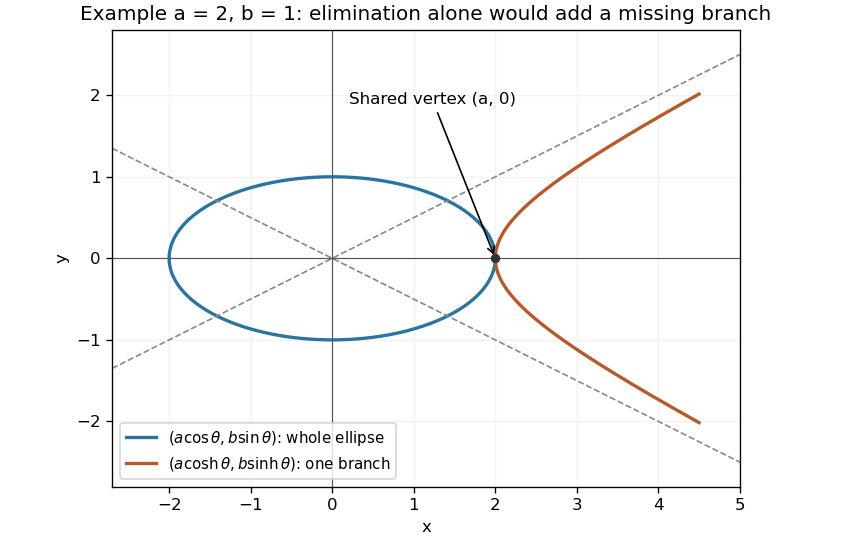

Source code (Python):
"""Original ellipse and the single real hyperbolic-parametrization branch."""
from pathlib import Path
import numpy as np
import matplotlib.pyplot as plt

a,b=2.,1.
angle=np.linspace(0,2*np.pi,900);hyper=np.linspace(-1.45,1.45,900)
fig,ax=plt.subplots(figsize=(7.1,4.5),layout="constrained")
ax.plot(a*np.cos(angle),b*np.sin(angle),color="#2b749f",lw=2,label=r"$(a\cos\theta,b\sin\theta)$: whole ellipse")
ax.plot(a*np.cosh(hyper),b*np.sinh(hyper),color="#b55a2c",lw=2,label=r"$(a\cosh\theta,b\sinh\theta)$: one branch")
x=np.linspace(-2.7,5,300)
for sign in [-1,1]:ax.plot(x,sign*b/a*x,color="#888888",ls="--",lw=1)
ax.scatter([a],[0],color="#333333",s=22,zorder=4)
ax.annotate("Shared vertex (a, 0)",(a,0),(.2,1.9),arrowprops={"arrowstyle":"->"},fontsize=10)
ax.axhline(0,color="#555555",lw=.7);ax.axvline(0,color="#555555",lw=.7)
ax.set(xlim=(-2.7,5),ylim=(-2.8,2.8),xlabel="x",ylabel="y",title="Example a = 2, b = 1: elimination alone would add a missing branch")
ax.set_aspect("equal");ax.grid(alpha=.16);ax.legend(loc="lower left",fontsize=9)
fig.savefig(Path(__file__).with_suffix(".png").name,dpi=120,facecolor="white")
plt.close(fig)
